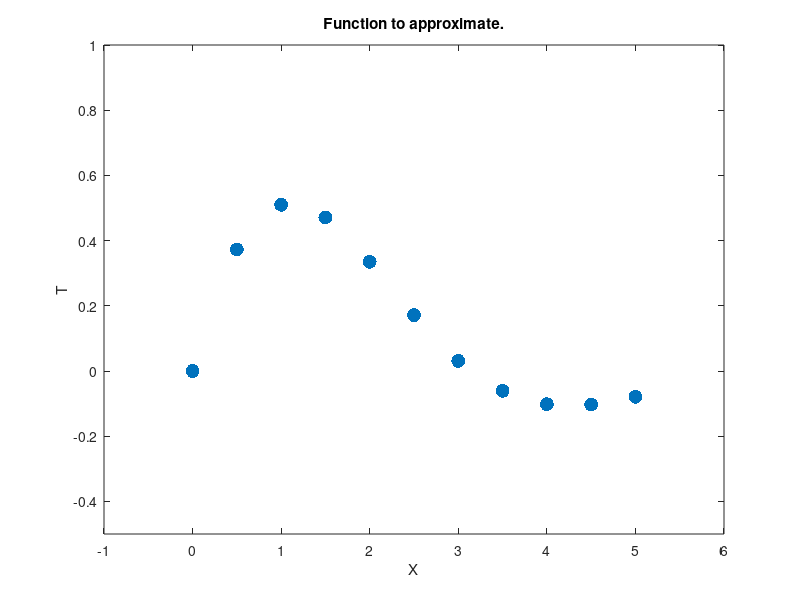

Reproduce this figure in MATLAB. (Note: this script raises an error after producing the figure.)
X=[0 0.5 1 1.5 2 2.5 3 3.5 4 4.5 5];
T=[0.000 0.373 0.51 0.471 0.335 0.171 0.031 -0.061 -0.102 -0.103 -0.079];

plot(X,T,'.','markersize',30)
axis([-1 6 -0.5 1])
title('Function to approximate.')
xlabel('X')
ylabel('T')

spread = 0.7;
net = newgrnn(X,T,spread);
A = net(X);

hold on
outputline = plot(X,A,'.','markersize',30,'color',[0 0 1]);
title('Create and test y network.')
xlabel('X')
ylabel('T and A')

X2 = -1:.1:6;
Y2 = net(X2);
plot(X2,Y2,'linewidth',2,'color',[0 0 1])
title('Function to approximate.')
xlabel('X and X2')
ylabel('T and Y2')

spread = 1;
net = newgrnn(X,T,spread);
A = net(X);

hold on
outputline = plot(X,A,'.','markersize',30,'color',[0 1 0]);
title('Create and test y network.')
xlabel('X')
ylabel('T and A')

X2 = -1:.1:6;
Y2 = net(X2);
plot(X2,Y2,'linewidth',2,'color',[0 1 0])
title('Function to approximate.')
xlabel('X and X2')
ylabel('T and Y2')


spread = 0.1;
net = newgrnn(X,T,spread);
A = net(X);

hold on
outputline = plot(X,A,'.','markersize',30,'color',[1 0 0]);
title('Create and test y network.')
xlabel('X')
ylabel('T and A')

X2 = -1:.1:6;
Y2 = net(X2);
plot(X2,Y2,'linewidth',2,'color',[1 0 0])
title('Function to approximate.')
xlabel('X and X2')
ylabel('T and Y2')
